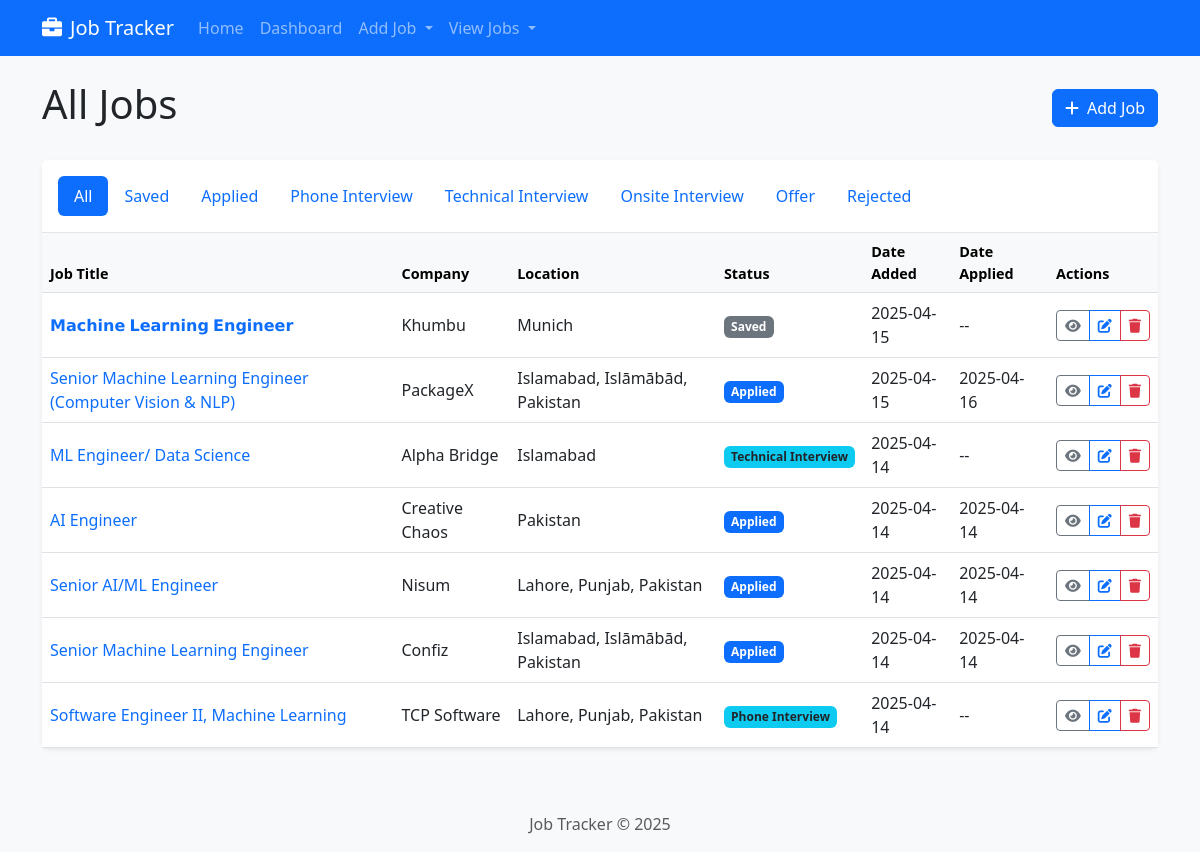
The app's page /jobs/jobs, older data.
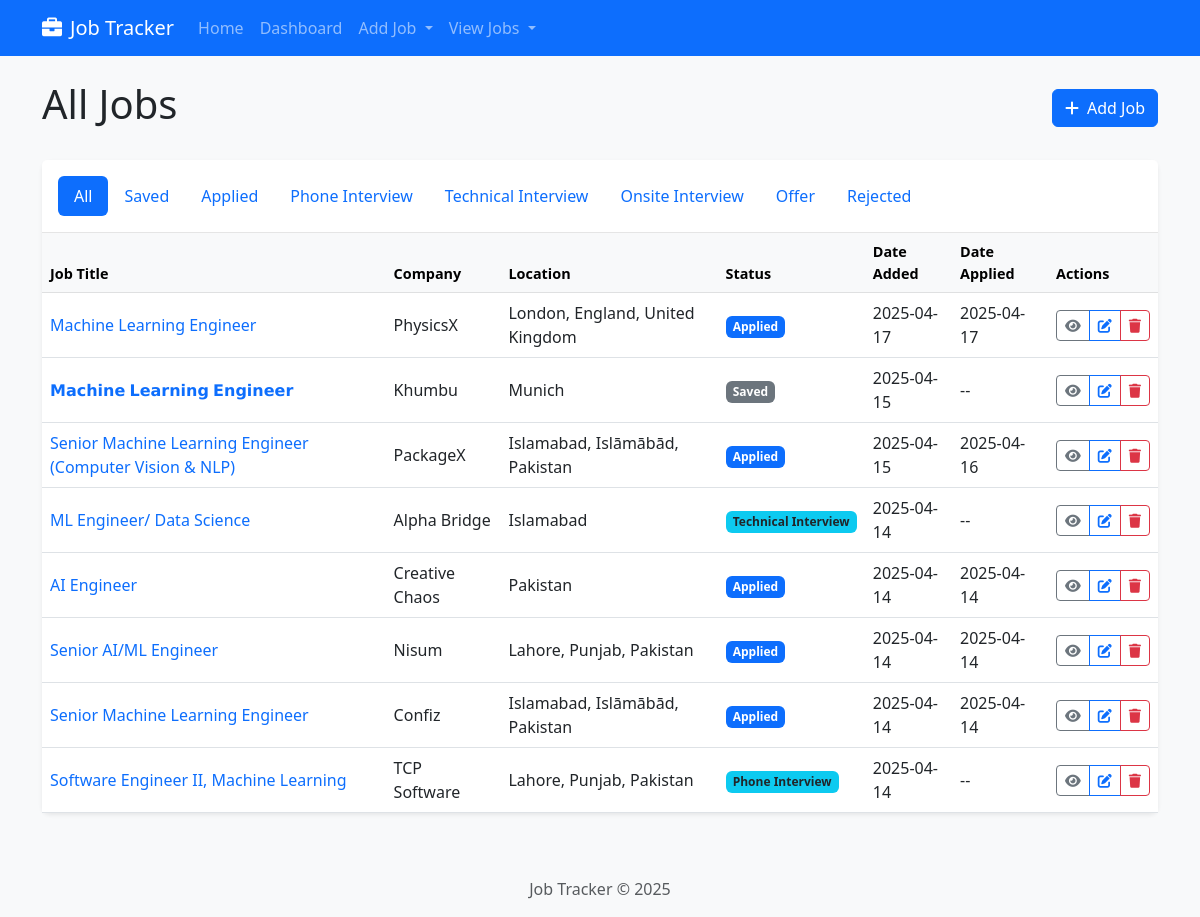
The same page, newer data.
### job_tracker/models.py (models this page shows, shortened)
class Job(db.Model):
    id = db.Column(db.Integer, primary_key=True)
    title = db.Column(db.String(100), nullable=False)
    company = db.Column(db.String(100), nullable=False)
    location = db.Column(db.String(100))
    description = db.Column(db.Text)
    url = db.Column(db.String(500))
    salary = db.Column(db.String(100))
    job_type = db.Column(db.String(50))  # Full-time, Part-time, Contract, etc.
    date_posted = db.Column(db.DateTime)
    date_added = db.Column(db.DateTime, default=datetime.utcnow)
    status = db.Column(db.String(50), default='Saved')  # Saved, Applied, Interview, Offer, Rejected
    date_applied = db.Column(db.DateTime)
    parsed_data = db.Column(db.Text)  # JSON string with structured job description data
    company_data = db.Column(db.Text)  # JSON string with structured company information
    company_reviews = db.Column(db.Text)  # JSON string with structured company reviews
    notes = db.relationship('Note', backref='job', lazy=True, cascade="all, delete-orphan")
    contacts = db.relationship('Contact', backref='job', lazy=True, cascade="all, delete-orphan")

### job_tracker/routes/job_routes.py (the view)
@job_bp.route('/jobs')
def list_jobs():
    status_filter = request.args.get('status', None)
    if status_filter and status_filter != 'All':
        jobs = Job.query.filter_by(status=status_filter).order_by(Job.date_added.desc()).all()
    else:
        jobs = Job.query.order_by(Job.date_added.desc()).all()
    return render_template('jobs/list.html', jobs=jobs, current_status=status_filter or 'All')

### templates/jobs/list.html (shortened to what the changed rows need)
{% extends 'base.html' %}
{% block content %}
<div class="d-flex justify-content-between align-items-center mb-4">
    <h1>{{ current_status }} Jobs</h1>
</div>
<div class="card shadow-sm">
    <div class="card-body p-0">
        {% if jobs %}
            <div class="table-responsive">
                <table class="table table-hover mb-0">
                    <thead class="table-light">
                        <tr>
                            <th>Job Title</th>
                            <th>Company</th>
                            <th>Location</th>
                            <th>Status</th>
                            <th>Date Added</th>
                            <th>Date Applied</th>
                            <th>Actions</th>
                        </tr>
                    </thead>
                    <tbody>
                        {% for job in jobs %}
                        <tr>
                            <td>
                                <a href="{{ url_for('job.view_job', job_id=job.id) }}" class="text-decoration-none">
                                    {{ job.title }}
                                </a>
                            </td>
                            <td>{{ job.company }}</td>
                            <td>{{ job.location }}</td>
                            <td>
                                {% if job.status == 'Saved' %}
                                <span class="badge bg-secondary">{{ job.status }}</span>
                                {% elif job.status == 'Applied' %}
                                <span class="badge bg-primary">{{ job.status }}</span>
                                {% elif job.status in ['Phone Interview', 'Technical Interview', 'Onsite Interview'] %}
                                <span class="badge bg-info text-dark">{{ job.status }}</span>
                                {% elif job.status == 'Offer' %}
                                <span class="badge bg-success">{{ job.status }}</span>
                                {% elif job.status == 'Rejected' %}
                                <span class="badge bg-danger">{{ job.status }}</span>
                                {% else %}
                                <span class="badge bg-secondary">{{ job.status }}</span>
                                {% endif %}
                            </td>
                            <td>{{ job.date_added.strftime('%Y-%m-%d') }}</td>
                            <td>
                                {% if job.date_applied %}
                                {{ job.date_applied.strftime('%Y-%m-%d') }}
                                {% else %}
                                --
                                {% endif %}
                            </td>
                            <td>
                                <div class="btn-group">
                                    <a href="{{ url_for('job.view_job', job_id=job.id) }}"
                                       class="btn btn-sm btn-outline-secondary" title="View">
                                        <i class="fas fa-eye"></i>
                                    </a>
                                    <a href="{{ url_for('job.edit_job', job_id=job.id) }}"
                                       class="btn btn-sm btn-outline-primary" title="Edit">
                                        <i class="fas fa-edit"></i>
                                    </a>
                                    <button type="button" class="btn btn-sm btn-outline-danger"
                                            data-bs-toggle="modal" data-bs-target="#deleteJobModal{{ job.id }}" title="Delete">
                                        <i class="fas fa-trash"></i>
                                    </button>
                                </div>
                            </td>
                        </tr>
                        {% endfor %}
                    </tbody>
                </table>
            </div>
        {% endif %}
    </div>
</div>
{% endblock %}

Row changes from the older to the newer data that the page shows:
added Job: title "Machine Learning Engineer", company "PhysicsX", location "London, England, United Kingdom", status "Applied", date_added "2025-04-17", date_applied "2025-04-17"
